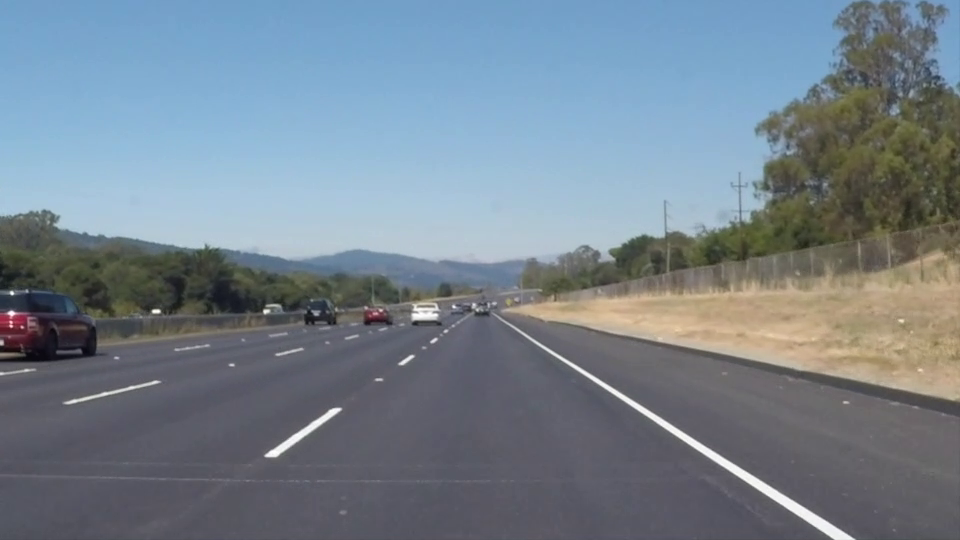
#> input picture frame 22 of OpenCVex/solidWhiteRight.mp4, 960 x 540 px
$ python ex07.py
#> lines starting #> are read from the running program, lines starting #| are printed output that depends on the picture; after the words box and inside, x2 and y2 are one past the last pixel; in counts of white or black regions, pixels touching at a corner belong together
### OpenCVex/OpenCV_Utils.py
import cv2
import numpy as np


# [16 lines left out: functions imageRead, imageShow, not called in this run]


def imageWrite(imagename, image):
    return cv2.imwrite(imagename, image)


def imageCopy(src):
    return np.copy(src)


# [52 lines left out: functions Video, imageParameters, not called in this run]


def getPixel(image, x, y, c=None):
    return image[y, x, c]


def setPixel(image, x, y, value, c=None):
    image[y, x, c] = value
    return image


def CutRectROI(image, x1, y1, x2, y2):
    return image[y1:y2, x1:x2]


# [26 lines left out: functions PasteRectROI, makeBlackImage, fillPolyROI, not called in this run]


def polyROI(image, points):
    mask = fillPolyROI(image, points)
    return cv2.bitwise_and(image, mask)


def convertColor(image, flag=cv2.COLOR_BGR2GRAY):
    return cv2.cvtColor(image, flag)


def splitImage(image):
    return cv2.split(image)


def mergeImage(channel1, channel2, channel3):
    return cv2.merge((channel1, channel2, channel3))


def rangeColor(image, lower, upper):
    result = imageCopy(image)
    return cv2.inRange(result, lower, upper)


# [4 lines left out: function splitColor, not called in this run]


def drawLine(image, point1, point2, color=(255, 0, 0), thickness=3, lineType=cv2.LINE_AA):
    result = imageCopy(image)
    return cv2.line(result, point1, point2, color, thickness, lineType)


def drawRect(image, point1, point2, color=(255, 0, 0), thickness=3, lineType=cv2.LINE_AA):
    result = imageCopy(image)
    return cv2.rectangle(result, point1, point2, color, thickness, lineType)


def drawCircle(image, center, radius, color=(255, 0, 0), thickness=3, lineType=cv2.LINE_AA):
    result = imageCopy(image)
    return cv2.circle(result, center, radius, color, thickness, lineType)


def drawEllipse(image, center, axis, angle, startAngle, endAngle, color=(255, 0, 0), thickness=3, lineType=cv2.LINE_AA):
    result = imageCopy(image)
    return cv2.ellipse(result, center, axis, angle, startAngle, endAngle, color, thickness, lineType)


# [4 lines left out: function drawPolygon, not called in this run]


def drawText(image, text, point=(10, 10), font=cv2.FONT_HERSHEY_PLAIN, fontScale=2.0, color=(255,255,255), thickness=3, lineType=cv2.LINE_AA):
    result = imageCopy(image)
    return cv2.putText(result, text, point, font, fontScale, color, thickness, lineType)


def addImage(image1, image2):
    return cv2.add(image1, image2)


# [5 lines left out: function addWeightedImage, not called in this run]


def imageThreshold(image, thresh=128, maxval=255, type=cv2.THRESH_BINARY):
    _, res = cv2.threshold(image, thresh=thresh, maxval=maxval, type=type)
    return res


def imageBlur(image, ksize):
    size = ((ksize+1) * 2 - 1, (ksize+1) * 2 - 1)
    return cv2.blur(image, size)


def imageGaussianBlur(image, ksize, sigmaX, sigmaY):
    size = ((ksize+1) * 2 - 1, (ksize+1) * 2 - 1)
    return cv2.GaussianBlur(image, ksize=size, sigmaX=sigmaX, sigmaY=sigmaY)


def imageMedianBlur(image, size):
    ksize = (size+1) * 2 - 1
    return cv2.medianBlur(image, ksize)


def imageBilateralFilter(image, size, sigmaColor, sigmaSpace):
    d = (size+1) * 2 - 1
    return cv2.bilateralFilter(image, d, sigmaColor=sigmaColor, sigmaSpace=sigmaSpace)


def imageFiltering(image, kernel, ddepth=-1):
    return cv2.filter2D(image, ddepth, kernel)


# [22 lines left out: functions imageEdgePrewitt, imageEdgeSobel, imageEdgeScharr, not called in this run]


def imageEdgeLaplacianCV(image):
    return cv2.Laplacian(image, -1)


# [14 lines left out: functions imageEdgeLaplacianFilter2D, imageEdgeLoG, not called in this run]


def cannyEdge(image, threshold1=100, threshold2=200):
    return cv2.Canny(image, threshold1, threshold2)


# [30 lines left out: functions computeHist, histogramEqualize, not called in this run]


def imageDilation(image, kernel, iterations):
    return cv2.dilate(image, kernel=kernel, iterations=iterations)


def imageErosion(image, kernel, iterations):
    return cv2.erode(image, kernel=kernel, iterations=iterations)


# [17 lines left out: functions imageMorphologicalGradient, imageOpening, imageClosing, not called in this run]


def imageMorphologyKernel(flag=cv2.MORPH_RECT, size=5):
    return cv2.getStructuringElement(flag, (size, size))


def imageMorphologyEx(image, op, kernel, iterations=1):
    return cv2.morphologyEx(image, op=op, kernel=kernel, iterations=iterations)


# [32 lines left out: functions imageResize, imageTranslation, imageRotation, imageAffineTransformation, not called in this run]


def imagePerspectiveTransformation(image, src_pts, dst_pts, size=None, flags=cv2.INTER_LANCZOS4):
    if size is None:
        rows, cols = image.shape[:2]
        size = (cols, rows)
    M = cv2.getPerspectiveTransform(src_pts, dst_pts)
    return cv2.warpPerspective(image, M, dsize=size, flags=flags)


def houghLines(image, rho=1, theta=np.pi/180, threshold=100):
    return cv2.HoughLines(image, rho, theta, threshold)


# [16 lines left out: function drawHoughLines, not called in this run]


def houghLinesP(image, rho=1.0, theta=np.pi/180, threshold=100, minLineLength=10, maxLineGap=100):
    return cv2.HoughLinesP(image, rho, theta, threshold, minLineLength=minLineLength, maxLineGap=maxLineGap)


# [52 lines left out: functions drawHoughLinesP, splitTwoSideLines, splitOneSideLines, medianPoint, not called in this run]


def interpolate(x1, y1, x2, y2, y):
    return int(float(y - y1) * float(x2-x1) / float(y2-y1) + x1)


# [28 lines left out: functions lineFittingOneSide, lineFitting, not called in this run]


def houghCircles(image, method=cv2.HOUGH_GRADIENT, dp = 1, minDist = 10, canny = 50, threshold = 30, minRadius = 0, maxRadius = 0):
    circles = cv2.HoughCircles(image, method, dp, minDist, param1=canny, param2=threshold, minRadius=minRadius, maxRadius=maxRadius)
    return circles


# [8 lines left out: function drawHoughCircles, not called in this run]

### OpenCVex/ex07.py
from OpenCV_Functions import *

def drawRect(image, point1, point2, color=(255,0,0), thickness=1, linetype=cv2.LINE_AA ):
	result = imageCopy(image)
	return cv2.rectangle(result, point1, point2, color, thickness, linetype);


def imageProcessing(image):
	result = imageCopy(image)
	result = convertColor(result, cv2.COLOR_BGR2GRAY)
	height, width = result.shape[:2]

	#MORPH_CROSS = imageMorphologyKernel(cv2.MORPH_CROSS, 5)
	#result = imageMorphologyEx(result, cv2.MORPH_GRADIENT, MORPH_CROSS)

	threshold1=200
	threshold2=300
	result = cannyEdge(result, threshold1, threshold2)

	src_pt1 = (int(width)*0.35, int(height*0.65))
	src_pt2 = (int(width)*0.65, int(height*0.65))
	src_pt3 = (int(width), height)
	src_pt4 = (0, height)
	src_pts = np.float32( [src_pt1, src_pt2, src_pt3, src_pt4] )

	dst_pt1 = (int(width)*0.1, 0 )
	dst_pt2 = (int(width)*0.9, 0 )
	dst_pt3 = (int(width*0.9), height)
	dst_pt4 = (int(width*0.1), height)
	dst_pts = np.float32( [dst_pt1, dst_pt2, dst_pt3, dst_pt4] )

	result = imagePerspectiveTransformation(result, src_pts, dst_pts)

	return result


def Video(openpath, savepath = "output.avi"):
#> called with openpath = './solidWhiteRight.mp4', savepath = 'output.mp4'
    cap = cv2.VideoCapture(openpath)
    if cap.isOpened():
        print("Video Opened")
    else:
        print("Video Not Opened")
        print("Program Abort")
        exit()
    fps = cap.get(cv2.CAP_PROP_FPS)
    width = int(cap.get(cv2.CAP_PROP_FRAME_WIDTH))
    height = int(cap.get(cv2.CAP_PROP_FRAME_HEIGHT))
    fourcc = int(cap.get(cv2.CAP_PROP_FOURCC))
    #out = cv2.VideoWriter(savepath, fourcc, fps, (width, height), True)
    cv2.namedWindow("Input", cv2.WINDOW_GUI_EXPANDED)
    cv2.namedWindow("Output", cv2.WINDOW_GUI_EXPANDED)
    import OpenCV_Functions
    while cap.isOpened():
        # Capture frame-by-frame
        ret, frame = cap.read()
#> frame is the input picture: shape (540, 960, 3); mean B, G, R 141.9, 130.7, 117.7
        if ret:
            # Our operations on the frame come here
            output = imageProcessing(frame)
#> in convertColor, `return cv2.cvtColor(image, flag)`:
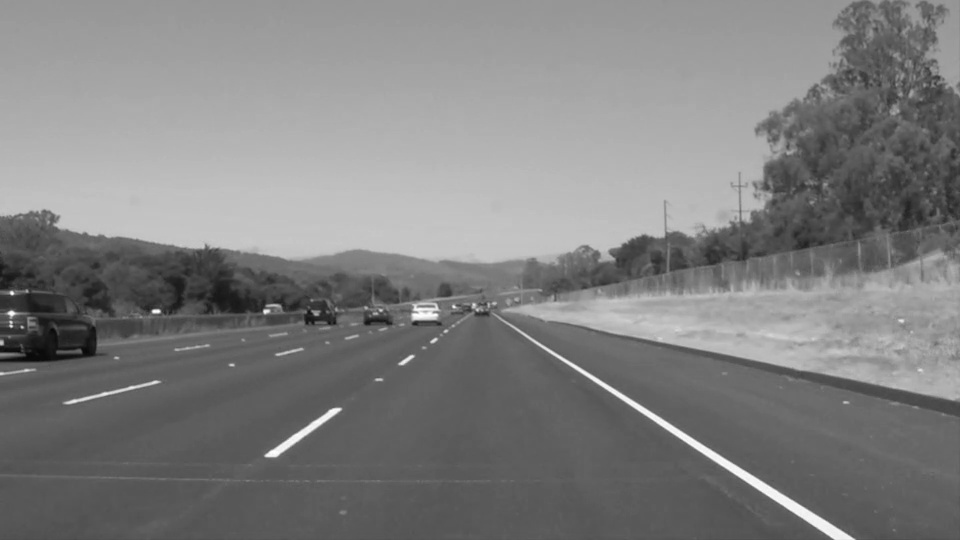
#> returned value: shape (540, 960); min 6, max 255, mean 128
#> in cannyEdge, `return cv2.Canny(image, threshold1, threshold2)`:
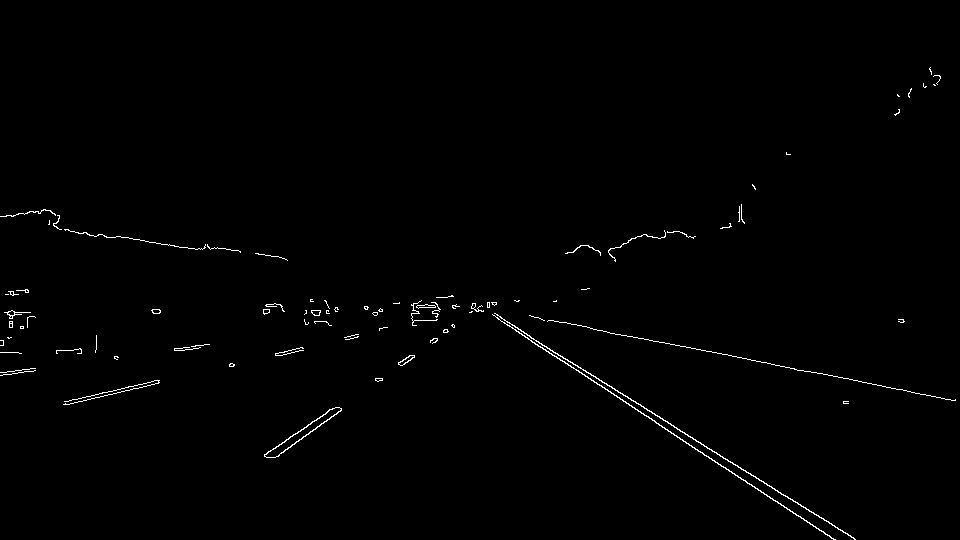
#> returned value: shape (540, 960); 0.74% white in thin lines or dots, all inside (x1, y1, x2, y2) = (0, 67, 956, 540)
#> in imagePerspectiveTransformation, `return cv2.warpPerspective(image, M, dsize=size, flags=flags)`:
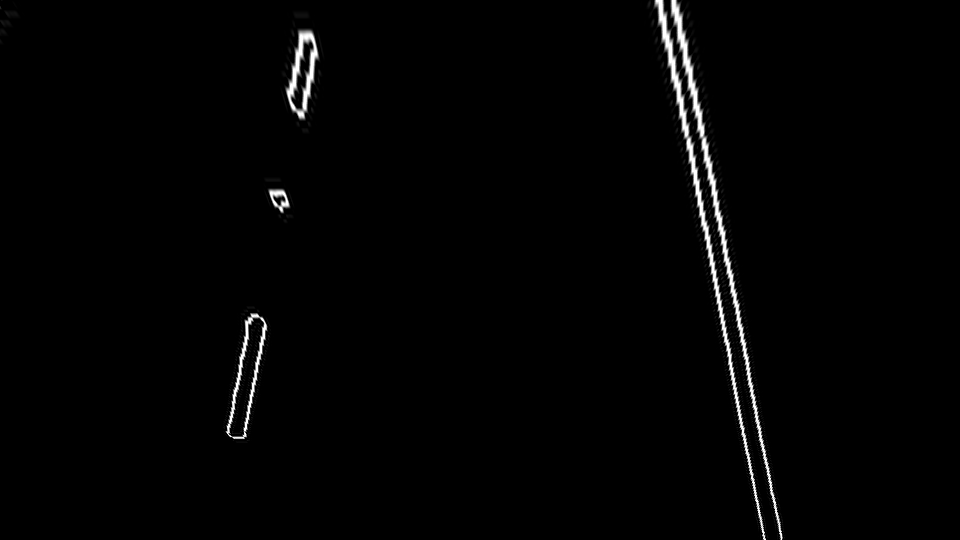
#> returned value: shape (540, 960); min 0, max 255, mean 3.5
            # Write frame-by-frame
            #out.write(output)
            # Display the resulting frame
            cv2.imshow("Input", frame)
            cv2.imshow("Output", output)
        else:
            break
        # waitKey(int(1000.0/fps)) for matching fps of video
        if cv2.waitKey(int(1000.0/fps)) & 0xFF == ord('q'):
#> (key q is pressed here)
            break
    # When everything done, release the capture
    cap.release()
    #out.release()
    cv2.destroyAllWindows()
    return


road_video_01 = "./solidWhiteRight.mp4"

Video(road_video_01, "output.mp4")

$ run again, starting later in the video
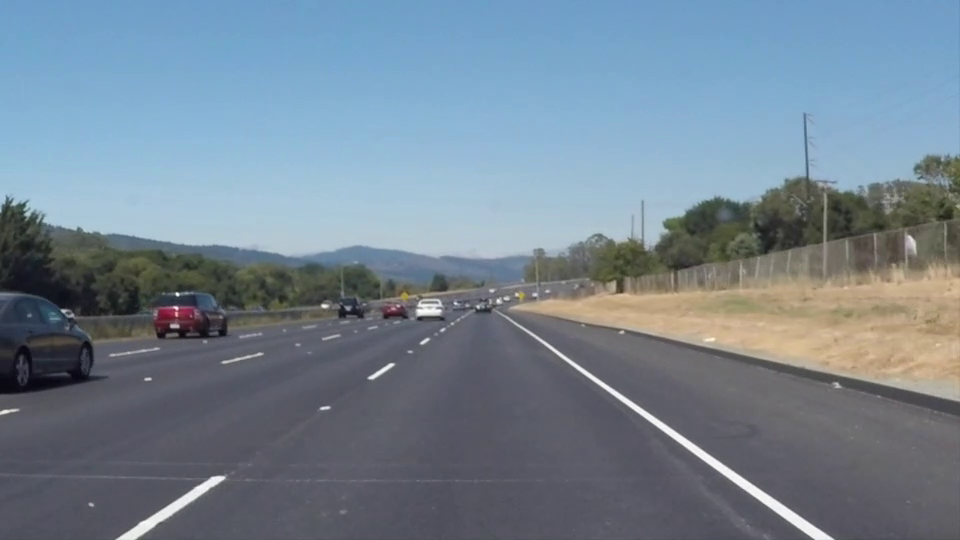
#> input picture frame 99 of OpenCVex/solidWhiteRight.mp4, 960 x 540 px
#> in Video, frame is the input picture: shape (540, 960, 3); mean B, G, R 146, 132.3, 116.7
#> in cannyEdge, `return cv2.Canny(image, threshold1, threshold2)`:
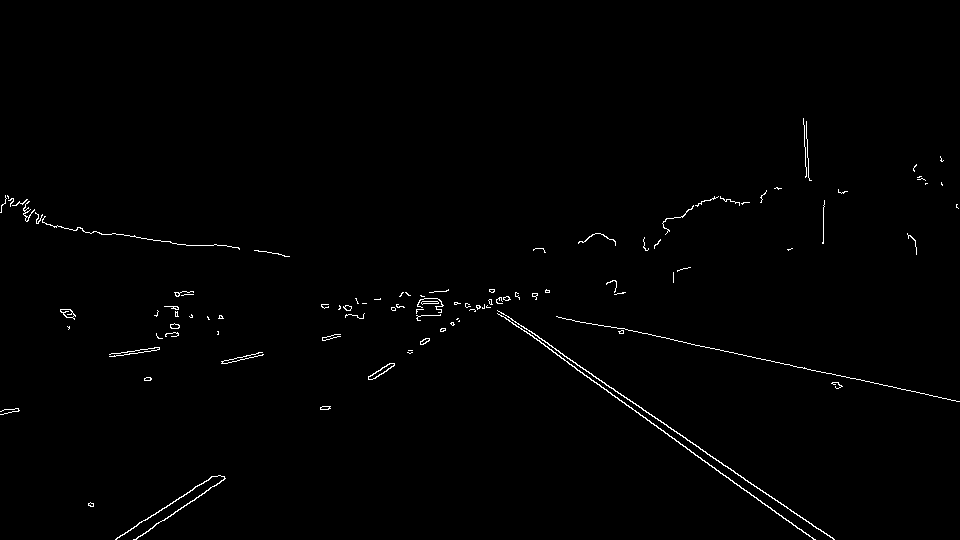
#> returned value: shape (540, 960); 0.8% white in thin lines or dots, all inside (x1, y1, x2, y2) = (0, 118, 960, 540)
#> in imagePerspectiveTransformation, `return cv2.warpPerspective(image, M, dsize=size, flags=flags)`:
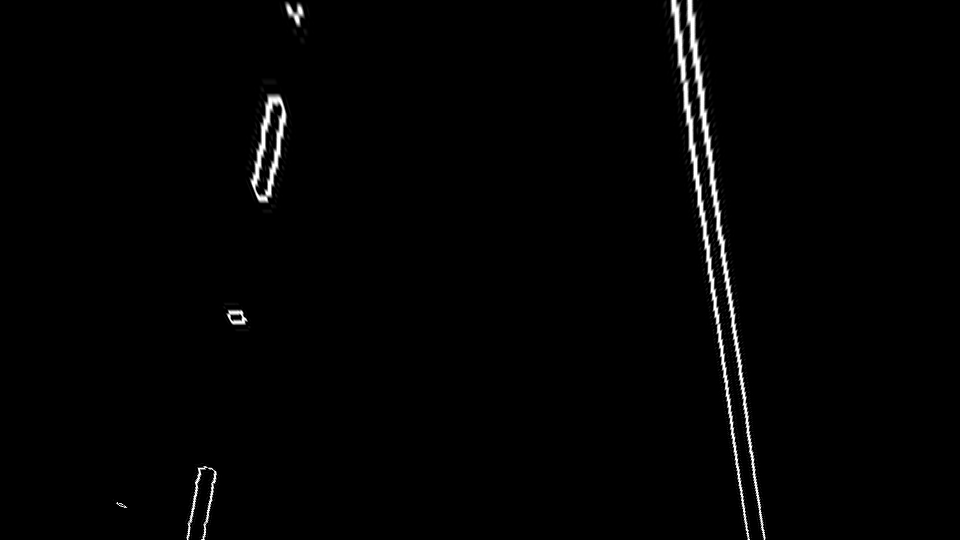
#> returned value: shape (540, 960); min 0, max 255, mean 3.2

$ run again, starting later in the video
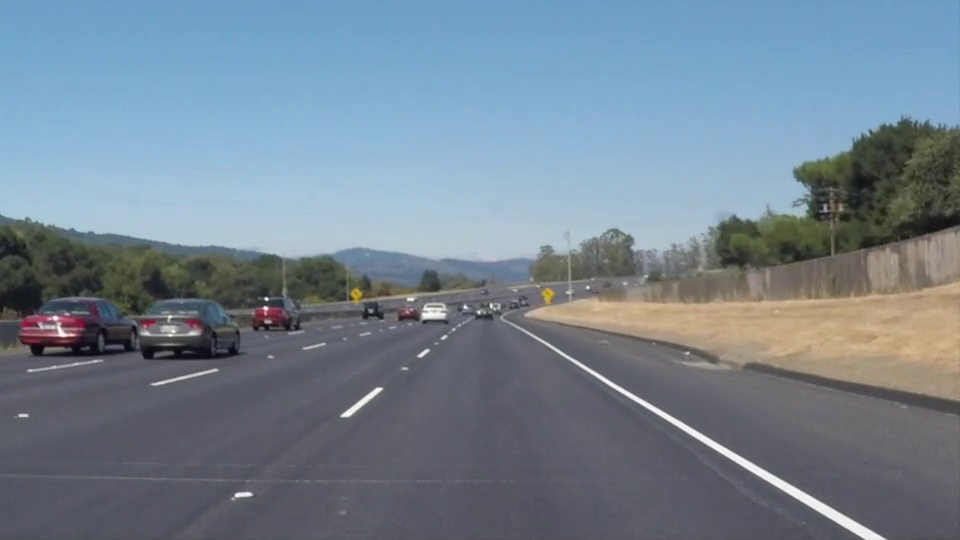
#> input picture frame 176 of OpenCVex/solidWhiteRight.mp4, 960 x 540 px
#> in Video, frame is the input picture: shape (540, 960, 3); mean B, G, R 145.2, 131.6, 116.5
#> in cannyEdge, `return cv2.Canny(image, threshold1, threshold2)`:
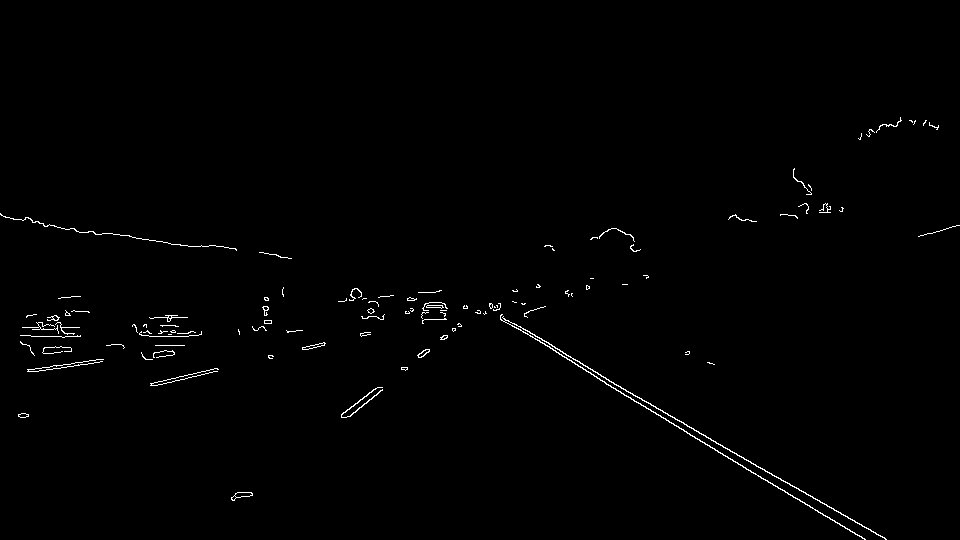
#> returned value: shape (540, 960); 0.78% white in thin lines or dots, all inside (x1, y1, x2, y2) = (0, 117, 960, 540)
#> in imagePerspectiveTransformation, `return cv2.warpPerspective(image, M, dsize=size, flags=flags)`:
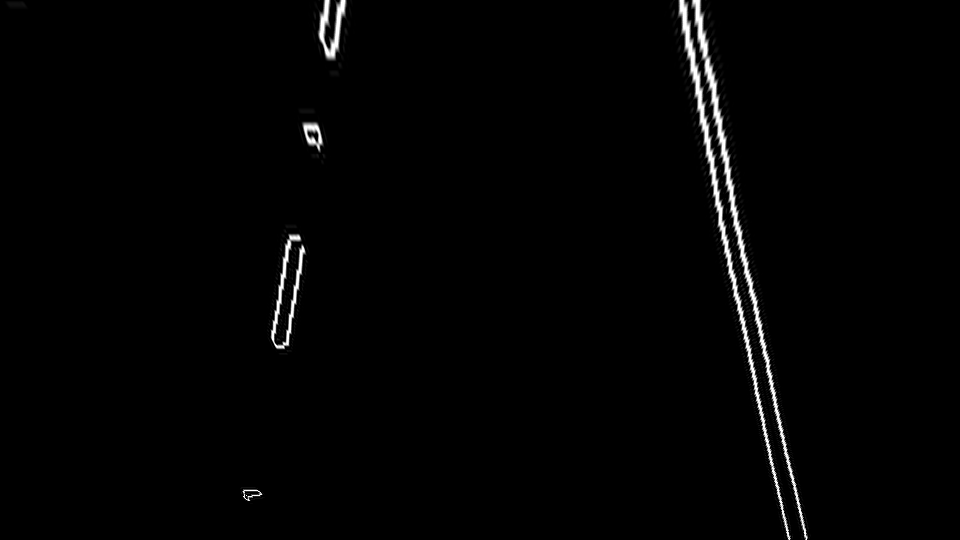
#> returned value: shape (540, 960); min 0, max 255, mean 3.5
